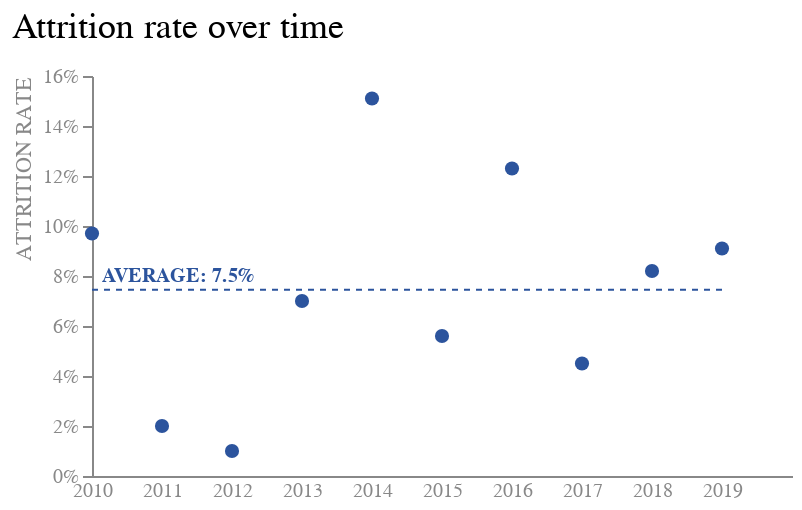

Notebook cell for this chart:
### Markdown cell above
Initially, we will create a dot plot to visually represent the data over time, incorporating an average line to facilitate comparison.

### Code cell
base = alt.Chart(table, title = alt.Title(
                 "Attrition rate over time",
                 fontSize = 18,
                 fontWeight = 'normal',
                 anchor = 'start',
                 offset = 10))

dots = base.mark_point(filled = True, size = 50, color = '#2c549d').encode(
    x = alt.X('Year:O',
              axis = alt.Axis(labelAngle = 0, labelColor = '#888888', ticks = False),
              title = None,
              scale = alt.Scale(align = 0)
              ), 
    y = alt.Y('Attrition Rate',
              axis = alt.Axis(grid = False, titleAnchor = 'end', 
                              labelColor = "#888888", titleColor = '#888888', 
                              tickCount = 9, format = "%", titleFontWeight = 'normal'), 
              title = "ATTRITION RATE"
              ),
    opacity = alt.value(1)
    ) 

rule = base.mark_rule(color = "#2c549d", strokeDash = [3,3]).encode(
    x = alt.value(0),
    x2 = alt.value(315),
    y = 'mean(Attrition Rate)'
)

label = alt.Chart({"values": 
                    [{"text":  ['AVERAGE: 7.5%']}]
                    }
                    ).mark_text(size = 10, 
                                align = "left", 
                                dx = -170, dy = 0, 
                                color = '#2c549d',
                                fontWeight = 'bold'
                                ).encode(text = "text:N")

final = dots + rule + label
final.properties(
    width = 350,
    height = 200
).configure_view(stroke = None)

### Figure 1 — Vega-Lite specification as saved in the notebook (floating-point values rounded to 4 significant figures)
{"config": {"view": {"continuousWidth": 300, "continuousHeight": 300, "stroke": null}}, "layer": [{"mark": {"type": "point", "color": "#2c549d", "filled": true, "size": 50}, "encoding": {"opacity": {"value": 1}, "x": {"axis": {"labelAngle": 0, "labelColor": "#888888", "ticks": false}, "field": "Year", "scale": {"align": 0}, "title": null, "type": "ordinal"}, "y": {"axis": {"format": "%", "grid": false, "labelColor": "#888888", "tickCount": 9, "titleAnchor": "end", "titleColor": "#888888", "titleFontWeight": "normal"}, "field": "Attrition Rate", "title": "ATTRITION RATE", "type": "quantitative"}}, "title": {"text": "Attrition rate over time", "anchor": "start", "fontSize": 18, "fontWeight": "normal", "offset": 10}}, {"mark": {"type": "rule", "color": "#2c549d", "strokeDash": [3, 3]}, "encoding": {"x": {"value": 0}, "x2": {"value": 315}, "y": {"aggregate": "mean", "field": "Attrition Rate", "type": "quantitative"}}, "title": {"text": "Attrition rate over time", "anchor": "start", "fontSize": 18, "fontWeight": "normal", "offset": 10}}, {"data": {"name": "data-1980b1808ae6a949eac3470c1ac67659"}, "mark": {"type": "text", "align": "left", "color": "#2c549d", "dx": -170, "dy": 0, "fontWeight": "bold", "size": 10}, "encoding": {"text": {"field": "text", "type": "nominal"}}}], "data": {"name": "data-0a7ed12b3693b0f6b7061ff4e2683f48"}, "height": 200, "width": 350, "$schema": "https://vega.github.io/schema/vega-lite/v5.15.1.json", "datasets": {"data-0a7ed12b3693b0f6b7061ff4e2683f48": [{"Year": 2019, "Attrition Rate": 0.091}, {"Year": 2018, "Attrition Rate": 0.082}, {"Year": 2017, "Attrition Rate": 0.045}, {"Year": 2016, "Attrition Rate": 0.123}, {"Year": 2015, "Attrition Rate": 0.056}, {"Year": 2014, "Attrition Rate": 0.151}, {"Year": 2013, "Attrition Rate": 0.07}, {"Year": 2012, "Attrition Rate": 0.01}, {"Year": 2011, "Attrition Rate": 0.02}, {"Year": 2010, "Attrition Rate": 0.097}], "data-1980b1808ae6a949eac3470c1ac67659": [{"text": ["AVERAGE: 7.5%"]}]}}
